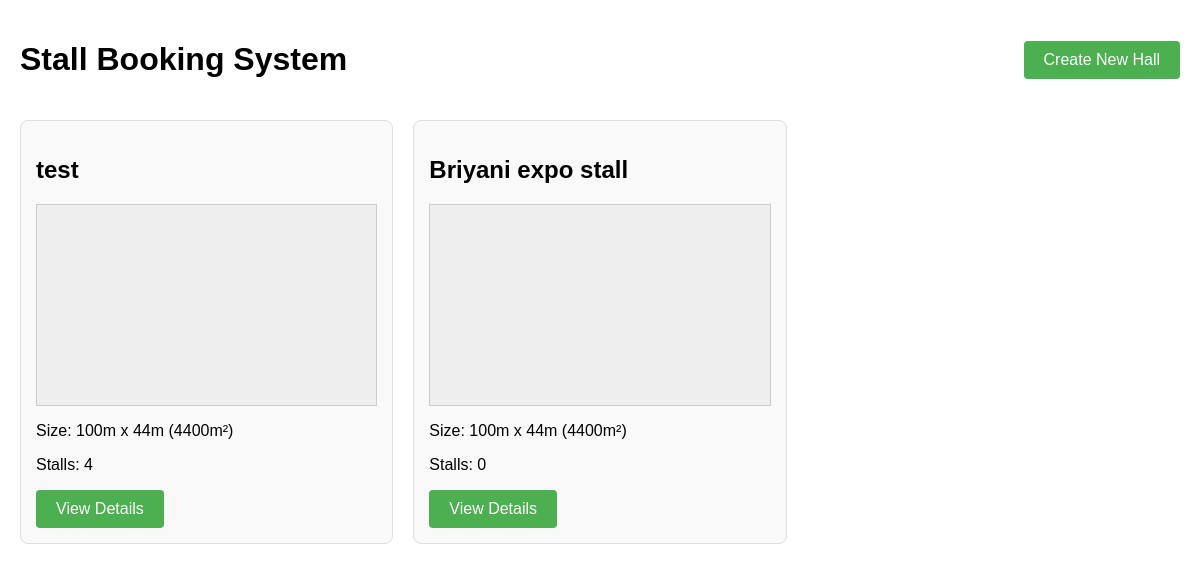
The page / on the database its author committed.
### halls/models.py (models this page shows, shortened)
class Hall(models.Model):
    name = models.CharField(max_length=100)
    length = models.IntegerField(help_text="Length in meters")
    breadth = models.IntegerField(help_text="Breadth in meters")
    created_at = models.DateTimeField(auto_now_add=True)
    @property
    def total_area(self):
        return self.length * self.breadth

### halls/views.py (the view)
# urls.py: path('', views.index, name='index'),
def index(request):
    halls = Hall.objects.all()
    return render(request, 'halls/index.html', {'halls': halls})

### templates/halls/index.html (shortened to what this page needs)
<!DOCTYPE html>
<html lang="en">
<head>
</head>
<body>
    <div class="container">
        <div class="header">
            <h1>Stall Booking System</h1>
            <a href="{% url 'create_hall' %}" class="btn">Create New Hall</a>
        </div>
        <div class="hall-grid">
            {% for hall in halls %}
            <div class="hall-card">
                <h2>{{ hall.name }}</h2>
                <div class="hall-preview" id="hall-preview-{{ hall.id }}"
                     data-hall-id="{{ hall.id }}"
                     data-length="{{ hall.length }}"
                     data-breadth="{{ hall.breadth }}">
                </div>
                <p>Size: {{ hall.length }}m x {{ hall.breadth }}m ({{ hall.total_area }}m²)</p>
                <p>Stalls: {{ hall.stalls.count }}</p>
                <a href="{% url 'hall_detail' hall.id %}" class="btn">View Details</a>
            </div>
            {% empty %}
            <p>No halls available. Create a new hall to get started.</p>
            {% endfor %}
        </div>
    </div>
</body>
</html>

### templates/halls/index.html (style rules this page uses)
body { font-family: Arial, sans-serif; margin: 0; padding: 20px; }
.container { max-width: 1200px; margin: 0 auto; }
.header { display: flex; justify-content: space-between; align-items: center; margin-bottom: 20px; }
.btn { background-color: #4CAF50; border: none; color: white; padding: 10px 20px; text-align: center; text-decoration: none; display: inline-block; font-size: 16px; cursor: pointer; border-radius: 4px; }
.hall-grid { display: grid; grid-template-columns: repeat(auto-fill, minmax(300px, 1fr)); grid-gap: 20px; }
.hall-card { border: 1px solid #ddd; border-radius: 8px; padding: 15px; background-color: #f9f9f9; }
.hall-preview { height: 200px; background-color: #eee; margin-bottom: 10px; border: 1px solid #ccc; position: relative; overflow: hidden; }

### rows shown on the page
Hall: name "test", length "100", breadth "44", total_area "4400", stalls.count "4"
Hall: name "Briyani expo stall", length "100", breadth "44", total_area "4400", stalls.count "0"
